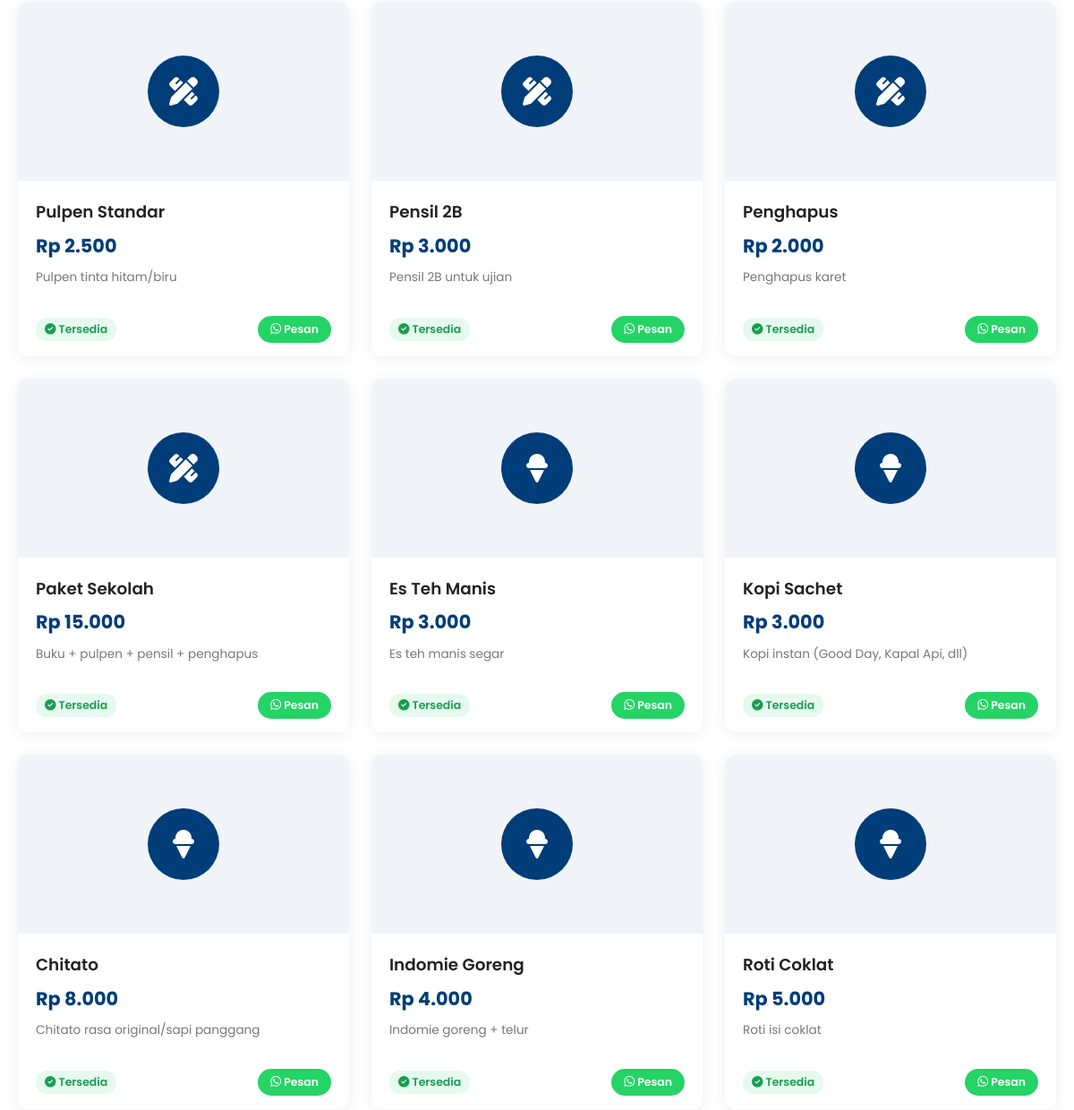
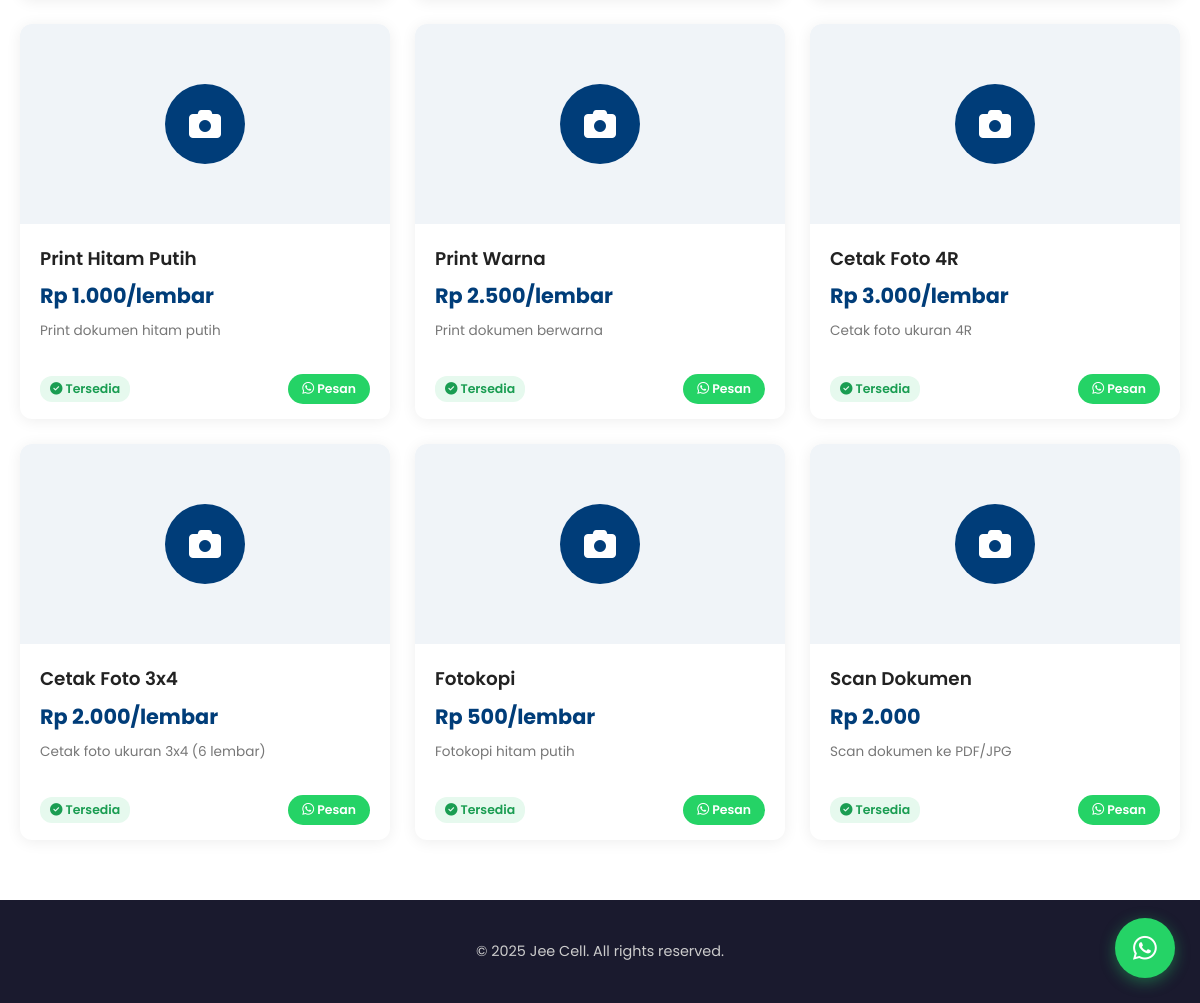
/produk (lower part), run on an earlier commit of the app's database (2 pictures, top to bottom).
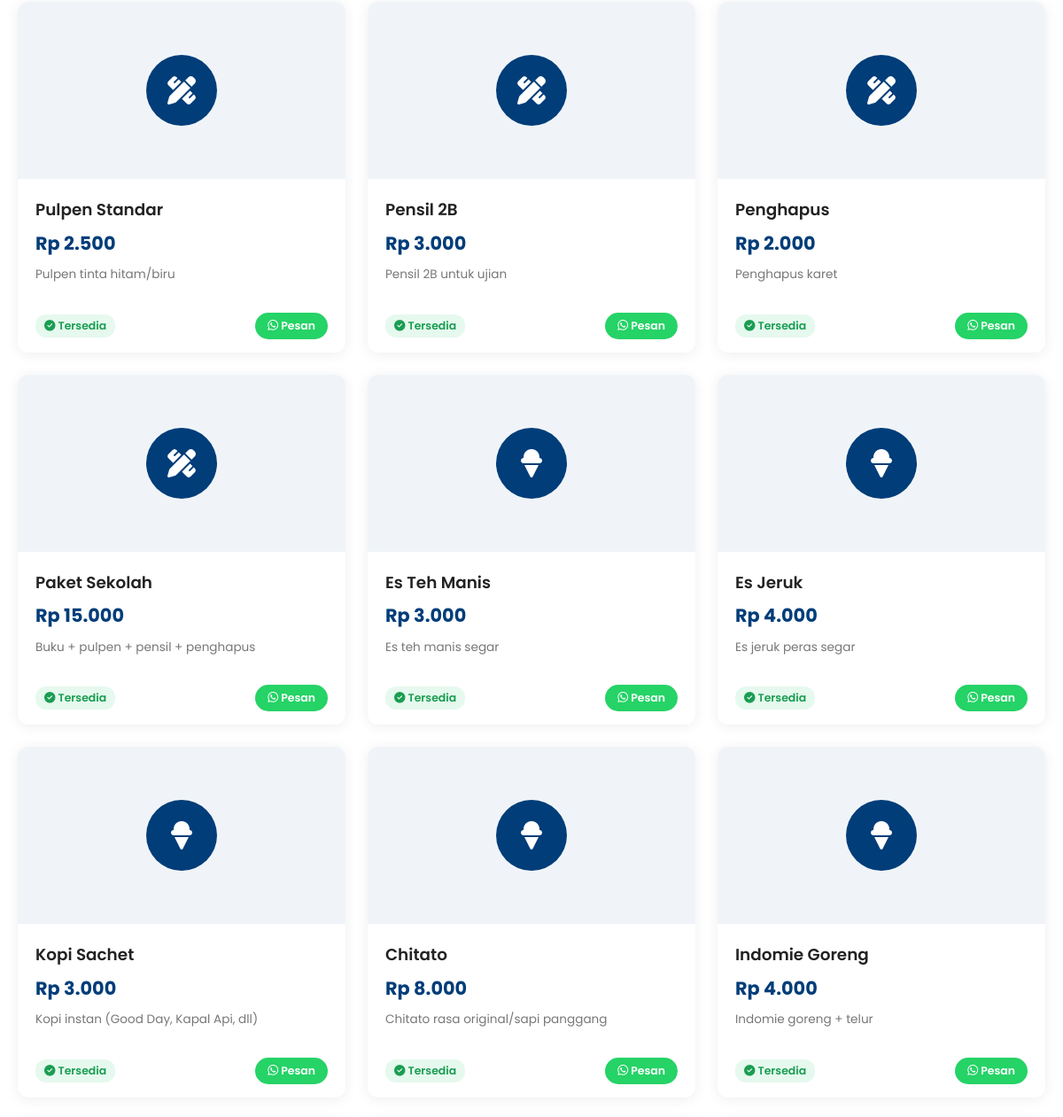
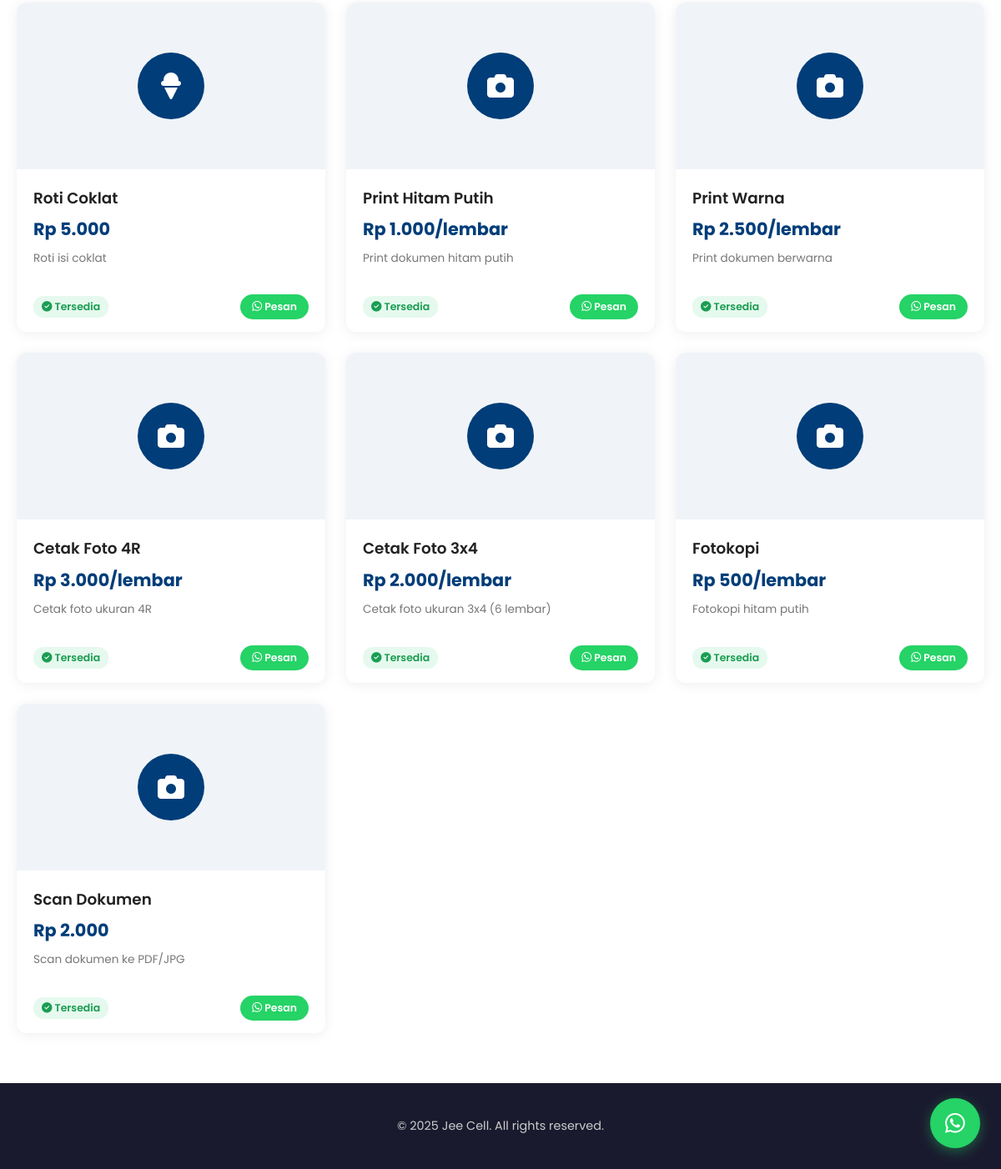
And on a later commit of the database (2 pictures, top to bottom).
### tables this page shows
CREATE TABLE products (
        id INTEGER PRIMARY KEY AUTOINCREMENT,
        name TEXT NOT NULL,
        category_id INTEGER,
        price REAL DEFAULT 0,
        price_label TEXT,
        description TEXT,
        image_url TEXT,
        stock INTEGER DEFAULT 0,
        is_active INTEGER DEFAULT 1,
        is_featured INTEGER DEFAULT 0,
        created_at TIMESTAMP DEFAULT CURRENT_TIMESTAMP,
        FOREIGN KEY (category_id) REFERENCES categories(id) ON DELETE SET NULL
    );

CREATE TABLE categories (
        id INTEGER PRIMARY KEY AUTOINCREMENT,
        name TEXT NOT NULL,
        icon TEXT DEFAULT 'fas fa-box',
        description TEXT,
        sort_order INTEGER DEFAULT 0,
        is_active INTEGER DEFAULT 1,
        created_at TIMESTAMP DEFAULT CURRENT_TIMESTAMP
    );

CREATE TABLE settings (
        id INTEGER PRIMARY KEY AUTOINCREMENT,
        key TEXT UNIQUE NOT NULL,
        value TEXT
    );

### app.py (the view)
@app.route('/produk')
def products_page():
    settings = get_all_settings()
    categories = get_categories()
    cat_id = request.args.get('category', type=int)
    search_query = request.args.get('q', '').strip()
    if search_query:
        products = search_products(search_query)
        active_cat = None
    elif cat_id:
        products = get_products(category_id=cat_id)
        active_cat = cat_id
    else:
        products = get_products()
        active_cat = None
    return render_template('products.html',
                           settings=settings,
                           categories=categories,
                           products=products,
                           active_cat=active_cat,
                           search_query=search_query)

### database.py (called while the page is built)
def get_db():
    conn = sqlite3.connect(DB_PATH)
    conn.row_factory = sqlite3.Row
    conn.execute("PRAGMA journal_mode=WAL")
    conn.execute("PRAGMA foreign_keys=ON")
    return conn

def get_all_settings():
    conn = get_db()
    rows = conn.execute("SELECT key, value FROM settings").fetchall()
    conn.close()
    return {r['key']: r['value'] for r in rows}

def get_categories(active_only=True):
    conn = get_db()
    q = "SELECT * FROM categories"
    if active_only:
        q += " WHERE is_active=1"
    q += " ORDER BY sort_order"
    rows = conn.execute(q).fetchall()
    conn.close()
    return rows

def get_products(category_id=None, active_only=True, featured_only=False):
    conn = get_db()
    q = "SELECT p.*, c.name as category_name, c.icon as category_icon FROM products p LEFT JOIN categories c ON p.category_id=c.id WHERE 1=1"
    params = []
    if active_only:
        q += " AND p.is_active=1"
    if category_id:
        q += " AND p.category_id=?"
        params.append(category_id)
    if featured_only:
        q += " AND p.is_featured=1"
    q += " ORDER BY p.category_id, p.id"
    rows = conn.execute(q, params).fetchall()
    conn.close()
    return rows

### templates/products.html (shortened to what this page needs)
<!DOCTYPE html>
<html lang="id">
<head>
    <link rel="stylesheet" href="https://cdnjs.cloudflare.com/ajax/libs/font-awesome/6.4.0/css/all.min.css">
    <link rel="stylesheet" href="/static/css/style.css">
</head>
<body>
    <section class="products-section">
        {% if products %}
        <div class="products-grid">
            {% for product in products %}
            <div class="product-card">
                <a href="/produk/{{ product.id }}" class="card-link">
                <div class="card-image">
                    {% if product.image_url %}
                    <img src="{{ product.image_url }}" alt="{{ product.name }}">
                    {% else %}
                    <div class="icon-placeholder" style="background: {{ product.category_color or '#003d79' }};">
                        <i class="{{ product.category_icon or 'fas fa-mobile-alt' }}"></i>
                    </div>
                    {% endif %}
                </div>
                <div class="card-body">
                    <h3>{{ product.name }}</h3>
                    <div class="price">{{ product.price_label }}</div>
                    <p class="desc">{{ product.description or '' }}</p>
                </div>
                </a>
                <div class="card-footer">
                    {% if product.stock and product.stock > 0 %}
                    <span class="stock-badge available"><i class="fas fa-check-circle"></i> Tersedia</span>
                    {% else %}
                    <span class="stock-badge empty"><i class="fas fa-times-circle"></i> Habis</span>
                    {% endif %}
                    {% if settings.whatsapp and product.stock and product.stock > 0 %}
                    <a href="https://wa.me/{{ settings.whatsapp }}?text={{ ('Halo, saya mau pesan ' + product.name + ' seharga ' + (product.price_label or '') + '. Masih tersedia?')|urlencode }}" class="wa-card-btn" target="_blank" rel="noopener">
                        <i class="fab fa-whatsapp"></i> Pesan
                    </a>
                    {% endif %}
                </div>
            </div>
            {% endfor %}
        </div>
        {% else %}
        <div class="empty-state">
            <i class="fas fa-box-open"></i>
            <h3>Belum Ada Produk</h3>
            <p>Produk belum tersedia untuk kategori ini.</p>
        </div>
        {% endif %}
    </section>
    <footer class="footer">
        <div class="container">
            <p>&copy; {{ now().year if now is defined else 2025 }} {{ settings.store_name or 'Jee Cell' }}. All rights reserved.</p>
        </div>
    </footer>
    {% if settings.whatsapp %}
    <a href="https://wa.me/{{ settings.whatsapp }}" class="wa-float" target="_blank" rel="noopener">
        <i class="fab fa-whatsapp"></i>
    </a>
    {% endif %}
</body>
</html>

What changed in the data, as far as the page shows it:
added products: name "Es Jeruk", price_label "Rp 4.000", description "Es jeruk peras segar", stock 999 (drawn)
